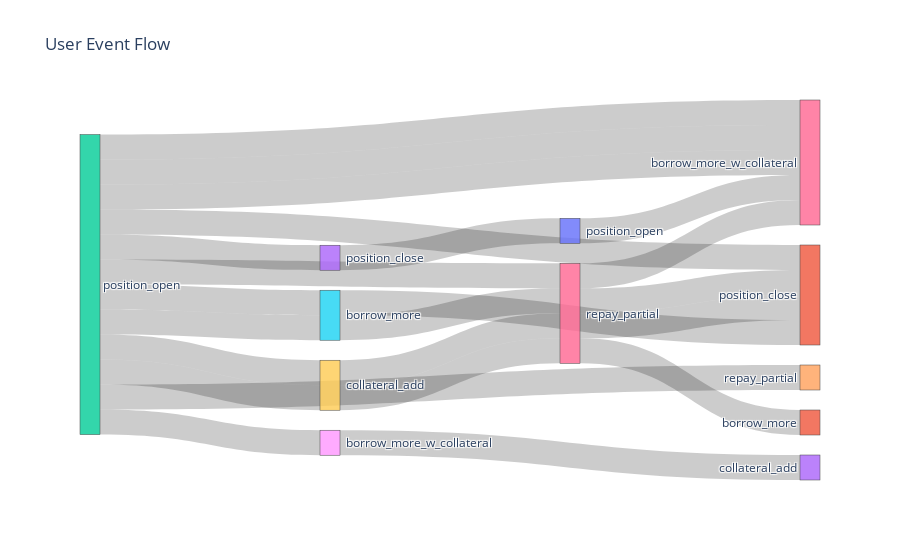

The code cell stored with this chart in its notebook:
### Code cell
import plotly.graph_objects as go

def plot_sankey_chains(chains_df, prefix="", len_lim=15, top_n=20, leave_first_k=None):
    df_prep = chains_df[chains_df["event_chain"].str.startswith(prefix) & (chains_df["total_events"] < len_lim)]
    if leave_first_k is not None:
        df_prep['event_chain'] = df_prep['event_chain'].str.split('→').str[:leave_first_k].str.join('→').str.strip()

    all_chains = "→".join(df_prep['event_chain'].dropna()).split('→')
    unique_events = list(set(all_chains))
    
    # Create mapping for Sankey
    event_to_idx = {event: i for i, event in enumerate(unique_events)}
    
    # Count transitions
    source, target, value = [], [], []
    
    for chain in df_prep['event_chain'].dropna().head(top_n):
        events = chain.split('→')
        for i in range(len(events)-1):
            source.append(event_to_idx[events[i]])
            target.append(event_to_idx[events[i+1]])
            value.append(1)
    
    fig = go.Figure(data=[go.Sankey(
        node=dict(label=unique_events),
        link=dict(source=source, target=target, value=value)
    )])
    
    fig.update_layout(title="User Event Flow")
    fig.show()
plot_sankey_chains(
    chains_df,
    leave_first_k=4,
    prefix="position_open"

)

### Figure 1 — Plotly figure (JSON) as saved in the notebook; plotly's stock layout.template omitted (floating-point values rounded to 4 significant figures)
{"data": [{"link": {"source": [12, 12, 15, 6, 12, 9, 6, 12, 15, 12, 18, 12, 12, 12, 6, 12, 12, 9, 6, 12, 13, 10, 12], "target": [16, 15, 6, 11, 9, 6, 1, 15, 1, 18, 3, 16, 1, 6, 16, 4, 9, 6, 1, 13, 10, 16, 16], "value": [1, 1, 1, 1, 1, 1, 1, 1, 1, 1, 1, 1, 1, 1, 1, 1, 1, 1, 1, 1, 1, 1, 1]}, "node": {"label": [" position_open", " position_close", " other", " collateral_add", " repay_partial", " collateral_withdraw ", " repay_partial ", " repay_full ", "position_open", " collateral_add ", " position_open ", " borrow_more", "position_open ", " position_close ", " other ", " borrow_more ", " borrow_more_w_collateral", " collateral_withdraw", " borrow_more_w_collateral ", " repay_full"]}, "type": "sankey"}], "layout": {"title": {"text": "User Event Flow"}}}
